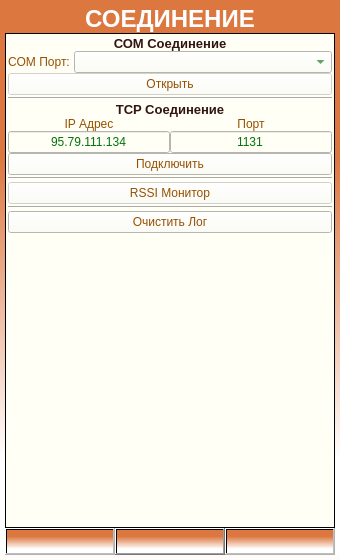
<?xml version="1.0" encoding="UTF-8"?>
<ui version="4.0">
 <class>Connections_Form</class>
 <widget class="QWidget" name="Connections_Form">
  <property name="geometry">
   <rect>
    <x>0</x>
    <y>0</y>
    <width>340</width>
    <height>560</height>
   </rect>
  </property>
  <property name="font">
   <font>
    <pointsize>9</pointsize>
   </font>
  </property>
  <property name="windowTitle">
   <string>Form</string>
  </property>
  <property name="styleSheet">
   <string notr="true">background-color: qlineargradient(spread:reflect, x1:1, y1:0.1, x2:1, y2:0.9,stop:0.223242 rgba(220, 119, 64, 255), stop:0.902141 rgba(255, 255, 255, 255));</string>
  </property>
  <layout class="QGridLayout" name="gridLayout_3">
   <property name="leftMargin">
    <number>5</number>
   </property>
   <property name="topMargin">
    <number>5</number>
   </property>
   <property name="rightMargin">
    <number>5</number>
   </property>
   <property name="bottomMargin">
    <number>5</number>
   </property>
   <property name="spacing">
    <number>0</number>
   </property>
   <item row="0" column="0">
    <layout class="QHBoxLayout" name="horizontalLayout_2">
     <property name="spacing">
      <number>0</number>
     </property>
     <item>
      <widget class="QLabel" name="label_1">
       <property name="sizePolicy">
        <sizepolicy hsizetype="Expanding" vsizetype="Minimum">
         <horstretch>0</horstretch>
         <verstretch>0</verstretch>
        </sizepolicy>
       </property>
       <property name="minimumSize">
        <size>
         <width>0</width>
         <height>0</height>
        </size>
       </property>
       <property name="font">
        <font>
         <family>Microsoft YaHei UI</family>
         <pointsize>18</pointsize>
         <weight>75</weight>
         <bold>true</bold>
        </font>
       </property>
       <property name="styleSheet">
        <string notr="true">background-color: rgba(220, 119, 64, 255);
color: rgb(255, 255, 255);</string>
       </property>
       <property name="text">
        <string>СОЕДИНЕНИЕ</string>
       </property>
       <property name="alignment">
        <set>Qt::AlignCenter</set>
       </property>
      </widget>
     </item>
    </layout>
   </item>
   <item row="1" column="0">
    <widget class="QScrollArea" name="scrollArea">
     <property name="horizontalScrollBarPolicy">
      <enum>Qt::ScrollBarAlwaysOff</enum>
     </property>
     <property name="widgetResizable">
      <bool>true</bool>
     </property>
     <property name="alignment">
      <set>Qt::AlignCenter</set>
     </property>
     <widget class="QWidget" name="scrollAreaWidgetContents">
      <property name="geometry">
       <rect>
        <x>0</x>
        <y>0</y>
        <width>328</width>
        <height>476</height>
       </rect>
      </property>
      <property name="styleSheet">
       <string notr="true">background-color: rgb(255, 255, 245);
color: rgb(150, 80, 0);</string>
      </property>
      <layout class="QVBoxLayout" name="verticalLayout">
       <property name="spacing">
        <number>2</number>
       </property>
       <property name="leftMargin">
        <number>2</number>
       </property>
       <property name="topMargin">
        <number>2</number>
       </property>
       <property name="rightMargin">
        <number>2</number>
       </property>
       <property name="bottomMargin">
        <number>2</number>
       </property>
       <item>
        <layout class="QGridLayout" name="gridLayout">
         <property name="spacing">
          <number>2</number>
         </property>
         <item row="3" column="0">
          <widget class="QWidget" name="TCP_Widget" native="true">
           <property name="sizePolicy">
            <sizepolicy hsizetype="Expanding" vsizetype="Minimum">
             <horstretch>0</horstretch>
             <verstretch>0</verstretch>
            </sizepolicy>
           </property>
           <layout class="QVBoxLayout" name="verticalLayout_3">
            <property name="spacing">
             <number>0</number>
            </property>
            <property name="leftMargin">
             <number>0</number>
            </property>
            <property name="topMargin">
             <number>0</number>
            </property>
            <property name="rightMargin">
             <number>0</number>
            </property>
            <property name="bottomMargin">
             <number>0</number>
            </property>
            <item>
             <widget class="QLabel" name="label_3">
              <property name="sizePolicy">
               <sizepolicy hsizetype="Expanding" vsizetype="Minimum">
                <horstretch>0</horstretch>
                <verstretch>0</verstretch>
               </sizepolicy>
              </property>
              <property name="minimumSize">
               <size>
                <width>0</width>
                <height>0</height>
               </size>
              </property>
              <property name="font">
               <font>
                <family>Microsoft YaHei UI</family>
                <pointsize>10</pointsize>
                <weight>75</weight>
                <bold>true</bold>
               </font>
              </property>
              <property name="styleSheet">
               <string notr="true">color: rgb(50, 20, 20);</string>
              </property>
              <property name="text">
               <string>TCP Соединение</string>
              </property>
              <property name="alignment">
               <set>Qt::AlignCenter</set>
              </property>
             </widget>
            </item>
            <item>
             <layout class="QGridLayout" name="gridLayout_2">
              <property name="spacing">
               <number>0</number>
              </property>
              <item row="0" column="0">
               <widget class="QLabel" name="label_5">
                <property name="sizePolicy">
                 <sizepolicy hsizetype="Expanding" vsizetype="Minimum">
                  <horstretch>0</horstretch>
                  <verstretch>0</verstretch>
                 </sizepolicy>
                </property>
                <property name="minimumSize">
                 <size>
                  <width>0</width>
                  <height>0</height>
                 </size>
                </property>
                <property name="maximumSize">
                 <size>
                  <width>16777215</width>
                  <height>16777215</height>
                 </size>
                </property>
                <property name="font">
                 <font>
                  <family>Microsoft YaHei UI</family>
                 </font>
                </property>
                <property name="text">
                 <string>IP Адрес</string>
                </property>
                <property name="alignment">
                 <set>Qt::AlignCenter</set>
                </property>
               </widget>
              </item>
              <item row="0" column="1">
               <widget class="QLabel" name="label_6">
                <property name="sizePolicy">
                 <sizepolicy hsizetype="Expanding" vsizetype="Minimum">
                  <horstretch>0</horstretch>
                  <verstretch>0</verstretch>
                 </sizepolicy>
                </property>
                <property name="minimumSize">
                 <size>
                  <width>0</width>
                  <height>0</height>
                 </size>
                </property>
                <property name="maximumSize">
                 <size>
                  <width>16777215</width>
                  <height>16777215</height>
                 </size>
                </property>
                <property name="font">
                 <font>
                  <family>Microsoft YaHei UI</family>
                  <pointsize>9</pointsize>
                 </font>
                </property>
                <property name="text">
                 <string>Порт</string>
                </property>
                <property name="alignment">
                 <set>Qt::AlignCenter</set>
                </property>
               </widget>
              </item>
              <item row="1" column="0">
               <widget class="QLineEdit" name="IPInput">
                <property name="sizePolicy">
                 <sizepolicy hsizetype="Expanding" vsizetype="Minimum">
                  <horstretch>0</horstretch>
                  <verstretch>0</verstretch>
                 </sizepolicy>
                </property>
                <property name="minimumSize">
                 <size>
                  <width>0</width>
                  <height>0</height>
                 </size>
                </property>
                <property name="maximumSize">
                 <size>
                  <width>16777215</width>
                  <height>16777215</height>
                 </size>
                </property>
                <property name="font">
                 <font>
                  <family>Microsoft YaHei UI</family>
                 </font>
                </property>
                <property name="layoutDirection">
                 <enum>Qt::LeftToRight</enum>
                </property>
                <property name="styleSheet">
                 <string notr="true">color: rgb(0, 115, 10);</string>
                </property>
                <property name="text">
                 <string>95.79.111.134</string>
                </property>
                <property name="alignment">
                 <set>Qt::AlignCenter</set>
                </property>
                <property name="tabletTracking" stdset="0">
                 <bool>true</bool>
                </property>
               </widget>
              </item>
              <item row="1" column="1">
               <widget class="QLineEdit" name="PORTInput">
                <property name="sizePolicy">
                 <sizepolicy hsizetype="Expanding" vsizetype="Minimum">
                  <horstretch>0</horstretch>
                  <verstretch>0</verstretch>
                 </sizepolicy>
                </property>
                <property name="minimumSize">
                 <size>
                  <width>0</width>
                  <height>0</height>
                 </size>
                </property>
                <property name="maximumSize">
                 <size>
                  <width>16777215</width>
                  <height>16777215</height>
                 </size>
                </property>
                <property name="font">
                 <font>
                  <family>Microsoft YaHei UI</family>
                 </font>
                </property>
                <property name="layoutDirection">
                 <enum>Qt::LeftToRight</enum>
                </property>
                <property name="styleSheet">
                 <string notr="true">color: rgb(0, 115, 10);</string>
                </property>
                <property name="text">
                 <string>1131</string>
                </property>
                <property name="maxLength">
                 <number>5</number>
                </property>
                <property name="alignment">
                 <set>Qt::AlignCenter</set>
                </property>
                <property name="tabletTracking" stdset="0">
                 <bool>true</bool>
                </property>
               </widget>
              </item>
             </layout>
            </item>
            <item>
             <widget class="QPushButton" name="TCPConnect">
              <property name="enabled">
               <bool>true</bool>
              </property>
              <property name="sizePolicy">
               <sizepolicy hsizetype="Expanding" vsizetype="Minimum">
                <horstretch>0</horstretch>
                <verstretch>0</verstretch>
               </sizepolicy>
              </property>
              <property name="minimumSize">
               <size>
                <width>0</width>
                <height>0</height>
               </size>
              </property>
              <property name="maximumSize">
               <size>
                <width>16777215</width>
                <height>16777215</height>
               </size>
              </property>
              <property name="font">
               <font>
                <family>Microsoft YaHei UI</family>
               </font>
              </property>
              <property name="text">
               <string>Подключить</string>
              </property>
              <property name="tabletTracking" stdset="0">
               <bool>true</bool>
              </property>
             </widget>
            </item>
           </layout>
          </widget>
         </item>
         <item row="2" column="0">
          <widget class="Line" name="line_2">
           <property name="orientation">
            <enum>Qt::Horizontal</enum>
           </property>
          </widget>
         </item>
         <item row="6" column="0">
          <widget class="Line" name="line_3">
           <property name="orientation">
            <enum>Qt::Horizontal</enum>
           </property>
          </widget>
         </item>
         <item row="0" column="0">
          <widget class="QWidget" name="COM_Widget" native="true">
           <property name="sizePolicy">
            <sizepolicy hsizetype="Expanding" vsizetype="Minimum">
             <horstretch>0</horstretch>
             <verstretch>0</verstretch>
            </sizepolicy>
           </property>
           <layout class="QVBoxLayout" name="verticalLayout_2">
            <property name="spacing">
             <number>0</number>
            </property>
            <property name="leftMargin">
             <number>0</number>
            </property>
            <property name="topMargin">
             <number>0</number>
            </property>
            <property name="rightMargin">
             <number>0</number>
            </property>
            <property name="bottomMargin">
             <number>0</number>
            </property>
            <item>
             <widget class="QLabel" name="label_2">
              <property name="sizePolicy">
               <sizepolicy hsizetype="Expanding" vsizetype="Minimum">
                <horstretch>0</horstretch>
                <verstretch>0</verstretch>
               </sizepolicy>
              </property>
              <property name="minimumSize">
               <size>
                <width>0</width>
                <height>0</height>
               </size>
              </property>
              <property name="font">
               <font>
                <family>Microsoft YaHei UI</family>
                <pointsize>10</pointsize>
                <weight>75</weight>
                <bold>true</bold>
               </font>
              </property>
              <property name="styleSheet">
               <string notr="true">color: rgb(50, 20, 20);</string>
              </property>
              <property name="text">
               <string>СОМ Соединение</string>
              </property>
              <property name="alignment">
               <set>Qt::AlignCenter</set>
              </property>
             </widget>
            </item>
            <item>
             <layout class="QHBoxLayout" name="horizontalLayout_6">
              <property name="spacing">
               <number>0</number>
              </property>
              <item>
               <widget class="QLabel" name="label_4">
                <property name="sizePolicy">
                 <sizepolicy hsizetype="Minimum" vsizetype="Minimum">
                  <horstretch>0</horstretch>
                  <verstretch>0</verstretch>
                 </sizepolicy>
                </property>
                <property name="minimumSize">
                 <size>
                  <width>0</width>
                  <height>0</height>
                 </size>
                </property>
                <property name="font">
                 <font>
                  <family>Microsoft YaHei UI</family>
                 </font>
                </property>
                <property name="text">
                 <string>COM Порт: </string>
                </property>
               </widget>
              </item>
              <item>
               <widget class="QComboBox" name="PortNameBox">
                <property name="sizePolicy">
                 <sizepolicy hsizetype="Expanding" vsizetype="Minimum">
                  <horstretch>0</horstretch>
                  <verstretch>0</verstretch>
                 </sizepolicy>
                </property>
                <property name="minimumSize">
                 <size>
                  <width>0</width>
                  <height>0</height>
                 </size>
                </property>
                <property name="font">
                 <font>
                  <family>Microsoft YaHei UI</family>
                 </font>
                </property>
                <property name="styleSheet">
                 <string notr="true">color: rgb(0, 115, 10);</string>
                </property>
               </widget>
              </item>
             </layout>
            </item>
            <item>
             <widget class="QPushButton" name="COMConnect">
              <property name="enabled">
               <bool>false</bool>
              </property>
              <property name="sizePolicy">
               <sizepolicy hsizetype="Expanding" vsizetype="Minimum">
                <horstretch>0</horstretch>
                <verstretch>0</verstretch>
               </sizepolicy>
              </property>
              <property name="minimumSize">
               <size>
                <width>0</width>
                <height>0</height>
               </size>
              </property>
              <property name="maximumSize">
               <size>
                <width>16777215</width>
                <height>16777215</height>
               </size>
              </property>
              <property name="font">
               <font>
                <family>Microsoft YaHei UI</family>
               </font>
              </property>
              <property name="styleSheet">
               <string notr="true"/>
              </property>
              <property name="text">
               <string>Открыть</string>
              </property>
              <property name="tabletTracking" stdset="0">
               <bool>true</bool>
              </property>
             </widget>
            </item>
           </layout>
          </widget>
         </item>
         <item row="5" column="0">
          <widget class="QPushButton" name="RSSIMonitor">
           <property name="enabled">
            <bool>false</bool>
           </property>
           <property name="sizePolicy">
            <sizepolicy hsizetype="Expanding" vsizetype="Minimum">
             <horstretch>0</horstretch>
             <verstretch>0</verstretch>
            </sizepolicy>
           </property>
           <property name="minimumSize">
            <size>
             <width>0</width>
             <height>0</height>
            </size>
           </property>
           <property name="maximumSize">
            <size>
             <width>16777215</width>
             <height>16777215</height>
            </size>
           </property>
           <property name="font">
            <font>
             <family>Microsoft YaHei UI</family>
            </font>
           </property>
           <property name="text">
            <string>RSSI Монитор</string>
           </property>
           <property name="tabletTracking" stdset="0">
            <bool>true</bool>
           </property>
          </widget>
         </item>
         <item row="4" column="0">
          <widget class="Line" name="line">
           <property name="orientation">
            <enum>Qt::Horizontal</enum>
           </property>
          </widget>
         </item>
         <item row="7" column="0">
          <widget class="QPushButton" name="ClearConsole">
           <property name="sizePolicy">
            <sizepolicy hsizetype="Expanding" vsizetype="Minimum">
             <horstretch>0</horstretch>
             <verstretch>0</verstretch>
            </sizepolicy>
           </property>
           <property name="minimumSize">
            <size>
             <width>0</width>
             <height>0</height>
            </size>
           </property>
           <property name="text">
            <string>Очистить Лог</string>
           </property>
           <property name="tabletTracking" stdset="0">
            <bool>true</bool>
           </property>
          </widget>
         </item>
         <item row="8" column="0">
          <widget class="QPlainTextEdit" name="console">
           <property name="sizePolicy">
            <sizepolicy hsizetype="Expanding" vsizetype="Expanding">
             <horstretch>0</horstretch>
             <verstretch>0</verstretch>
            </sizepolicy>
           </property>
           <property name="minimumSize">
            <size>
             <width>0</width>
             <height>0</height>
            </size>
           </property>
           <property name="font">
            <font>
             <family>Microsoft YaHei UI</family>
             <pointsize>7</pointsize>
            </font>
           </property>
           <property name="styleSheet">
            <string notr="true">border: none;</string>
           </property>
           <property name="readOnly">
            <bool>true</bool>
           </property>
          </widget>
         </item>
        </layout>
       </item>
      </layout>
     </widget>
    </widget>
   </item>
   <item row="2" column="0">
    <layout class="QHBoxLayout" name="horizontalLayout">
     <property name="spacing">
      <number>0</number>
     </property>
     <item>
      <widget class="QPushButton" name="btnHandsEnter">
       <property name="enabled">
        <bool>false</bool>
       </property>
       <property name="sizePolicy">
        <sizepolicy hsizetype="Minimum" vsizetype="Minimum">
         <horstretch>0</horstretch>
         <verstretch>0</verstretch>
        </sizepolicy>
       </property>
       <property name="minimumSize">
        <size>
         <width>0</width>
         <height>0</height>
        </size>
       </property>
       <property name="maximumSize">
        <size>
         <width>16777215</width>
         <height>16777215</height>
        </size>
       </property>
       <property name="font">
        <font>
         <family>Microsoft JhengHei UI</family>
         <pointsize>12</pointsize>
         <weight>75</weight>
         <bold>true</bold>
        </font>
       </property>
       <property name="text">
        <string/>
       </property>
       <property name="icon">
        <iconset resource="../RESOURCES/images.qrc">
         <normaloff>:/images/icons/images/ManualMode.png</normaloff>:/images/icons/images/ManualMode.png</iconset>
       </property>
       <property name="iconSize">
        <size>
         <width>30</width>
         <height>30</height>
        </size>
       </property>
      </widget>
     </item>
     <item>
      <widget class="QPushButton" name="btnSettings">
       <property name="sizePolicy">
        <sizepolicy hsizetype="Minimum" vsizetype="Minimum">
         <horstretch>0</horstretch>
         <verstretch>0</verstretch>
        </sizepolicy>
       </property>
       <property name="minimumSize">
        <size>
         <width>0</width>
         <height>0</height>
        </size>
       </property>
       <property name="maximumSize">
        <size>
         <width>16777215</width>
         <height>16777215</height>
        </size>
       </property>
       <property name="styleSheet">
        <string notr="true"/>
       </property>
       <property name="text">
        <string/>
       </property>
       <property name="icon">
        <iconset resource="../RESOURCES/images.qrc">
         <normaloff>:/images/icons/images/Settings_2.png</normaloff>:/images/icons/images/Settings_2.png</iconset>
       </property>
       <property name="iconSize">
        <size>
         <width>30</width>
         <height>30</height>
        </size>
       </property>
      </widget>
     </item>
     <item>
      <widget class="QPushButton" name="btnNext">
       <property name="enabled">
        <bool>false</bool>
       </property>
       <property name="sizePolicy">
        <sizepolicy hsizetype="Minimum" vsizetype="Minimum">
         <horstretch>0</horstretch>
         <verstretch>0</verstretch>
        </sizepolicy>
       </property>
       <property name="minimumSize">
        <size>
         <width>0</width>
         <height>0</height>
        </size>
       </property>
       <property name="maximumSize">
        <size>
         <width>16777215</width>
         <height>16777215</height>
        </size>
       </property>
       <property name="text">
        <string/>
       </property>
       <property name="icon">
        <iconset resource="../RESOURCES/images.qrc">
         <normaloff>:/images/icons/images/NEXT.png</normaloff>:/images/icons/images/NEXT.png</iconset>
       </property>
       <property name="iconSize">
        <size>
         <width>30</width>
         <height>30</height>
        </size>
       </property>
      </widget>
     </item>
    </layout>
   </item>
  </layout>
 </widget>
 <resources>
  <include location="../RESOURCES/images.qrc"/>
 </resources>
 <connections/>
</ui>
